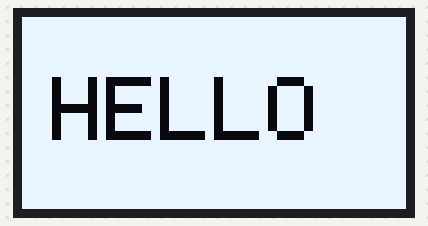
Simulated run of this sketch. Board: Arduino Uno, built for the host (arithmetic inside an expression is 32-bit, double 64-bit). On the bench: 128×64 one-colour display. What the sketch prints to the serial monitor is not drawn.

Above: at 7.2 s.
At 9.2 s:
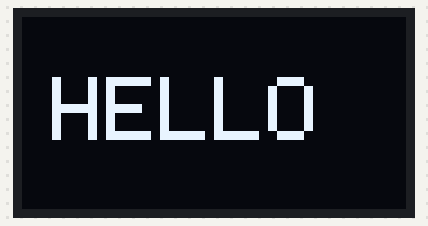

Measured:
- what the display in image 0 shows lasts 2.0 s, from 7.1 s to 9.1 s

The sketch:

oled_diag.ino
```cpp
/*
 * oled_diag.ino — diagnostic: high-contrast test patterns
 * If the panel is alive but dim/black, this will show it.
 */
#include <SPI.h>
#include <Adafruit_GFX.h>
#include <Adafruit_SSD1306.h>

#define OLED_DC   2
#define OLED_RST  4
#define OLED_CS  -1

Adafruit_SSD1306 display(128, 64, &SPI, OLED_DC, OLED_RST, OLED_CS);

void setup() {
  Serial.begin(115200);
  delay(1000);
  Serial.println("[diag] boot");

  SPI.begin(18, 19, 23);

  if (!display.begin(SSD1306_SWITCHCAPVCC)) {
    Serial.println("[FAIL] init");
    while (true) delay(1000);
  }
  Serial.println("[OK] init");

  // Max contrast + normal mode
  display.ssd1306_command(SSD1306_SETCONTRAST);
  display.ssd1306_command(0xFF);
  display.ssd1306_command(SSD1306_NORMALDISPLAY);

  Serial.println("[diag] step 1: fill white");
  display.clearDisplay();
  display.fillRect(0, 0, 128, 64, SSD1306_WHITE);
  display.display();
  delay(2000);

  Serial.println("[diag] step 2: checkerboard");
  for (int y = 0; y < 64; y += 8) {
    for (int x = 0; x < 128; x += 8) {
      if ((x / 8 + y / 8) % 2 == 0)
        display.fillRect(x, y, 8, 8, SSD1306_WHITE);
    }
  }
  display.display();
  delay(2000);

  Serial.println("[diag] step 3: big text");
  display.clearDisplay();
  display.setTextSize(3);
  display.setTextColor(SSD1306_WHITE);
  display.setCursor(10, 20);
  display.print("HELLO");
  display.display();
  delay(2000);

  Serial.println("[diag] step 4: invert ON");
  display.ssd1306_command(SSD1306_INVERTDISPLAY);
  delay(2000);
  display.ssd1306_command(SSD1306_NORMALDISPLAY);
  Serial.println("[diag] done");
}

void loop() {
  delay(10000);
}
```
